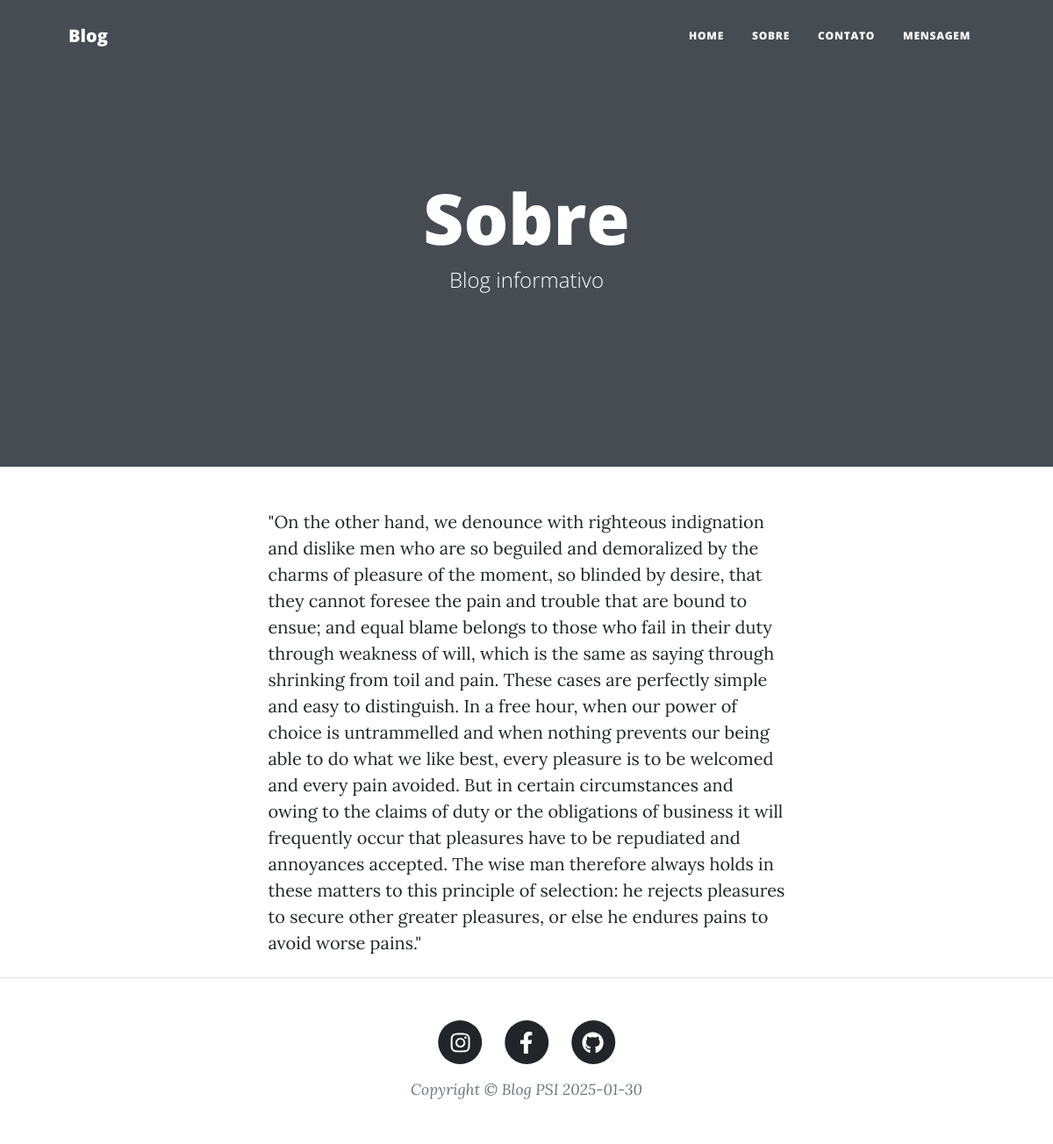
The app's page /sobre/ with its own data.
### blog/models.py (models this page shows, shortened)
class Blog(models.Model):
    nome = models.CharField(max_length=100)
    subnome = models.CharField(max_length=100, blank=True)
    descricao = models.TextField(max_length=2000)
    capa = models.ImageField()
    instagram = models.URLField()
    facebook = models.URLField()
    github= models.URLField()
    autores = models.ManyToManyField(User)

### blog/views.py (the view)
# urls.py: path('sobre/', views.sobre, name='sobre'),
def sobre(request):
    context = {
        "blog": Blog.objects.first()
    }
    return render(request, "about.html", context)

### blog/templates/about.html
{% extends "base.html" %}
{% load static %}
{% block header %}
        <header class="masthead" style="background-image: url{{ blog.capa.url }}">
            <div class="container position-relative px-4 px-lg-5">
                <div class="row gx-4 gx-lg-5 justify-content-center">
                    <div class="col-md-10 col-lg-8 col-xl-7">
                        <div class="page-heading">
                            <h1>Sobre</h1>
                            <span class="subheading"> {{ blog.subnome }}</span>
                        </div>
                    </div>
                </div>
            </div>
        </header>
{% endblock header %}
{%block content %}
        <main class="mb-4">
            <div class="container px-4 px-lg-5">
                <div class="row gx-4 gx-lg-5 justify-content-center">
                    <div class="col-md-10 col-lg-8 col-xl-7">
                        {{ blog.descricao }}
                    </div>
                </div>
            </div>
        </main>
{%endblock content %}

### blog/templates/base.html (shortened to what this page needs)
{% load static %}
<!DOCTYPE html>
<html lang="en">
    <head>
        <link href="{% static 'css/styles.css' %}" rel="stylesheet" />
    </head>
    <body>
        <nav class="navbar navbar-expand-lg navbar-light" id="mainNav">
            <div class="container px-4 px-lg-5">
                <a class="navbar-brand" href="{% url 'index' %}">Blog</a>
                <div class="collapse navbar-collapse" id="navbarResponsive">
                    <ul class="navbar-nav ms-auto py-4 py-lg-0">
                        <li class="nav-item"><a class="nav-link px-lg-3 py-3 py-lg-4" href="{% url 'index' %}">Home</a></li>
                        <li class="nav-item"><a class="nav-link px-lg-3 py-3 py-lg-4" href="{% url 'sobre' %}">Sobre</a></li>
                        <li class="nav-item"><a class="nav-link px-lg-3 py-3 py-lg-4" href="{% url 'contato' %}">Contato</a></li>
                        <li class="nav-item"><a class="nav-link px-lg-3 py-3 py-lg-4" href="{% url 'mensagem' %}">Mensagem</a></li>
                    </ul>
                </div>
            </div>
        </nav>
        {% block header %}{% endblock header %}
        {% block content %}
        {% endblock content %}
        <footer class="border-top">
            <div class="container px-4 px-lg-5">
                <div class="row gx-4 gx-lg-5 justify-content-center">
                    <div class="col-md-10 col-lg-8 col-xl-7">
                        <ul class="list-inline text-center">
                            <li class="list-inline-item">
                                <a href="{{ blog.instagram }}">
                                    <span class="fa-stack fa-lg">
                                        <i class="fas fa-circle fa-stack-2x"></i>
                                        <i class="fab fa-instagram fa-stack-1x fa-inverse"></i>
                                    </span>
                                </a>
                            </li>
                            <li class="list-inline-item">
                                <a href="{{ blog.facebook }}">
                                    <span class="fa-stack fa-lg">
                                        <i class="fas fa-circle fa-stack-2x"></i>
                                        <i class="fab fa-facebook-f fa-stack-1x fa-inverse"></i>
                                    </span>
                                </a>
                            </li>
                            <li class="list-inline-item">
                                <a href="{{ blog.github }}">
                                    <span class="fa-stack fa-lg">
                                        <i class="fas fa-circle fa-stack-2x"></i>
                                        <i class="fab fa-github fa-stack-1x fa-inverse"></i>
                                    </span>
                                </a>
                            </li>
                        </ul>
                        <div class="small text-center text-muted fst-italic">Copyright &copy; {{ blog.nome }} {% now 'Y-m-d' %}</div>
                    </div>
                </div>
            </div>
        </footer>
    </body>
</html>

### records on screen
Blog: subnome "Blog informativo", descricao "\"On the other hand, we denounce with righteous indignation and dislike men who are so beguiled and demoralized by the charms of pleasure of the moment, so blinded by desire, that they cannot foresee the pain and trouble that are bound to ensue; and equal blame belongs to those who fail in their duty through weakness of will, which is the same as saying through shrinking from toil and pain. These cases are perfectly simple and easy to distinguish. In a free hour, when our power of choice is untrammelled and when nothing prevents our being able to do what we like best, every pleasure is to be welcomed and every pain avoided. But in certain circumstances and owing to the claims of duty or the…", nome "Blog PSI"
